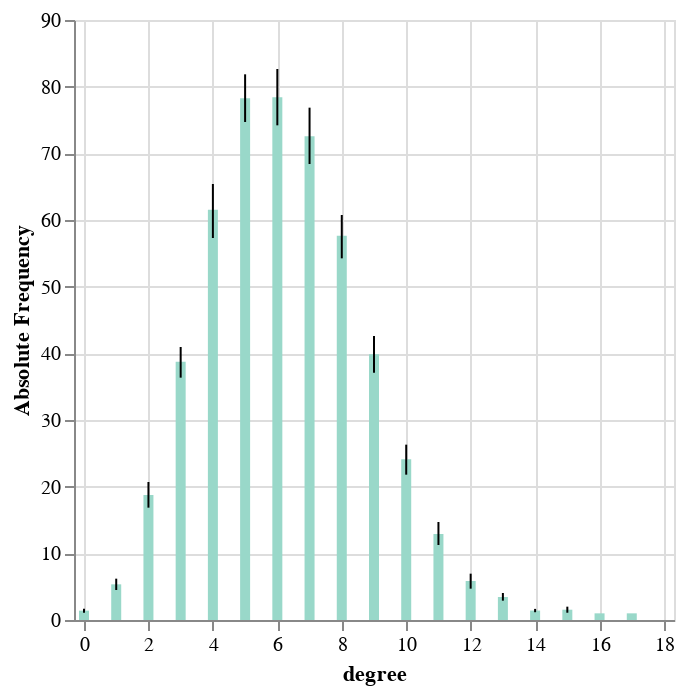

The notebook cell saved with this chart:
### Code cell
bars + error

### Figure 1 — Vega-Lite specification as saved in the notebook (floating-point values rounded to 4 significant figures; data arrays with more than 128 entries replaced by an {"elided": "..."} marker saying what was removed)
{"config": {"view": {"continuousWidth": 300, "continuousHeight": 300}}, "layer": [{"mark": {"type": "bar", "color": "#99d8c9"}, "encoding": {"x": {"field": "degree", "scale": {"domain": [0, 18]}, "type": "quantitative"}, "y": {"aggregate": "mean", "field": "count", "type": "quantitative"}}}, {"mark": {"type": "errorbar", "extent": "ci", "rule": true}, "encoding": {"x": {"field": "degree", "scale": {"domain": [0, 18]}, "type": "quantitative"}, "y": {"field": "count", "scale": {"zero": false}, "title": "Absolute Frequency", "type": "quantitative"}}}], "data": {"name": "data-b0a5daad66a6a27a6dc140d924b1a152"}, "$schema": "https://vega.github.io/schema/vega-lite/v5.14.1.json", "datasets": {"data-b0a5daad66a6a27a6dc140d924b1a152": {"elided": "297 records"}}}
